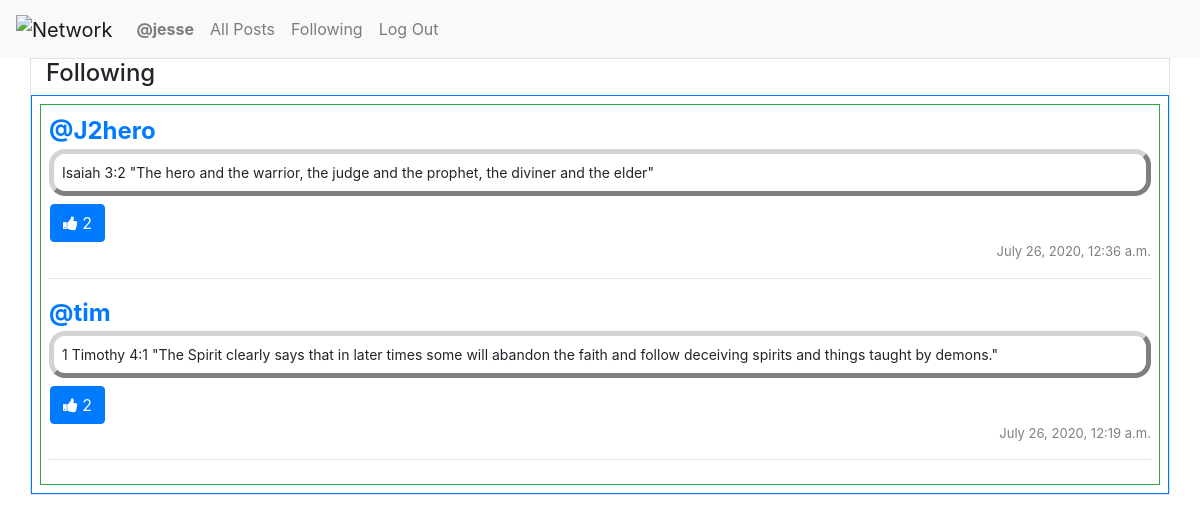
Page /following (signed in) on the earlier database version.
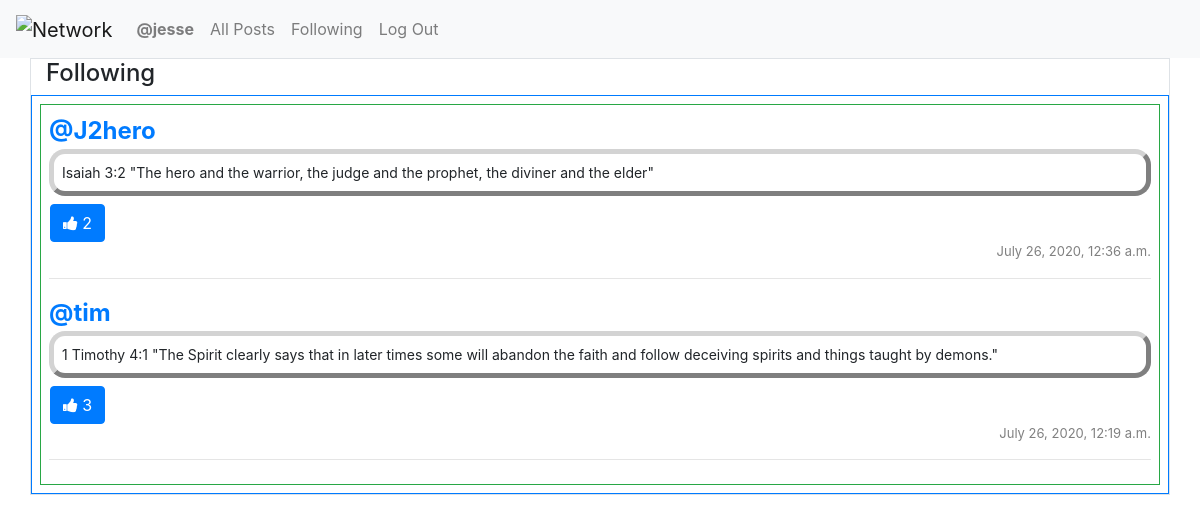
Same page on the later database version.
### network/models.py (models this page shows, shortened)
class Post(models.Model):
    user = models.ForeignKey(User, on_delete=models.CASCADE, default="")
    content = models.TextField(max_length=64, default="")
    time = models.DateTimeField(default=now)
    likes = models.IntegerField(default=0)

class User(AbstractUser):
    following_count = models.IntegerField(default=0)
    followers_count = models.IntegerField(default=0)

### network/views.py (the view)
# urls.py: path("following", views.following_view, name="following"),
def following_view(request):
    all_posts = Post.objects.all().order_by('-time')
    following_posts = []
    all_following = Following.objects.filter(user=request.user)
    all_following_list = list(all_following)
    for following in all_following_list:
        username = following.following
        user = User.objects.get(username=username)
        posts = Post.objects.filter(user=user).all()
        for post in posts:
            following_posts.append(post)
    following_posts.sort(key=lambda x: x.time, reverse=True)
    liked_post_id_list = likedPostList(request)
    return render(request, "network/following.html", {
        "posts": following_posts,
        "liked_post_id_list": liked_post_id_list
    })

### network/views.py (called while the page is built)
def likedPostList(request):
    liked_post_id_list = []
    if request.user:
        liked_posts = Like.objects.filter(user=request.user).all()
        for post in liked_posts:
            liked_post_id_list.append(post.post)
    return liked_post_id_list

### network/templates/network/following.html
{% extends "network/layout.html" %}
{% block body %}
    <div class="container border">
        <h4>Following</h4>
        <div class="row border border-primary">
            <div class="col border border-success p-2 m-2">
                {% include "modules/posts.html" %}
            </div>
        </div>
    </div>
{% endblock %}

### network/templates/modules/posts.html (shortened to what this page needs)
{% for post in posts %}
    <ul class="post post-{{ post.id }}" data-post="{{ post.id }}">
        <li class="post-username"><a class="link-username" href="{% url 'profile' post.user.username %}">@{{ post.user.username }}</a></li>
        <li class="post-content">{{ post.content }}</li>
        <li class="post-likes">
            {% if user.is_authenticated %}
                {% if post.id in liked_post_id_list %}
                    <form class="likeForm">
                        <button
                            class="btn btn-primary"
                            type="button"
                            data-post="{{ post.id }}"
                            data-liked="true"
                            data-likes="{{ post.likes }}"
                            data-session-user="{{ request.user.username }}">
                                <i class="fa fa-thumbs-up"></i>
                                {{ post.likes }}
                        </button>
                    </form>
                {% endif %}
            {% endif %}
        <li class="post-time">{{ post.time }}</li>
    </ul>
    <hr class="hr-{{ post.id }}">
{% empty %}
    <span class="post-empty">No posts at this time!</span>
{% endfor %}

Differences in the rows shown:
changed Post "July 26, 2020, 12:19 a.m.": likes "2" → "3"
